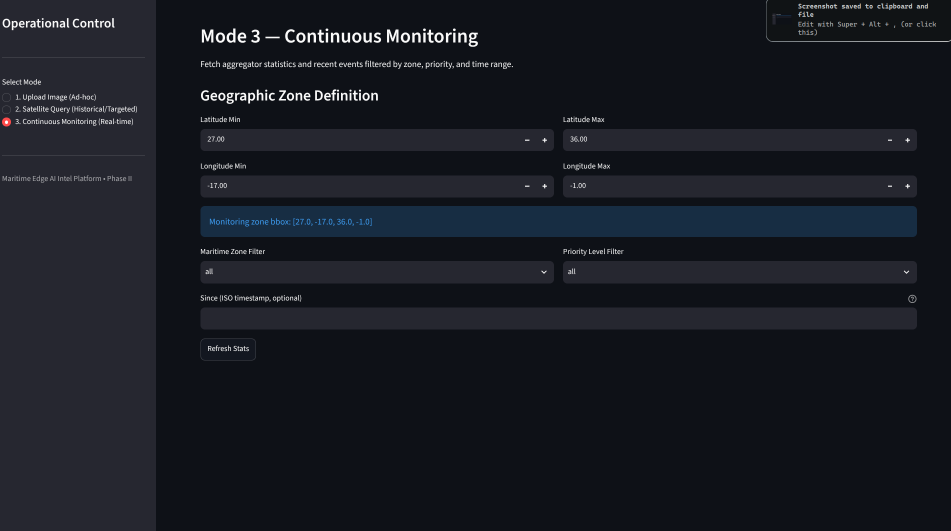
#> input picture site/images/ksf-space-maritime-edge-ai-intel-platform-dashboard-monitoring-events.png, 1902 x 1062 px (shown at 1/2 size)
$ python -i build_finetune_dataset.py   (imports and definitions only)
#> lines starting #> are read from the running program, lines starting #| are printed output that depends on the picture
#!/usr/bin/env python3
"""
Build Fine-Tuning Dataset — Package AIS annotations into YOLO format
=====================================================================

Scans scene directories under ``research/data/annotations/``, maps each
YOLO label file to its corresponding PNG image, applies quality filters,
splits by **scene** (configurable), and exports a clean YOLO dataset
ready for Ultralytics fine-tuning.

Usage::

    # Use all available scenes (auto-detect from annotations directory)
    uv run python phase_post0/build_finetune_dataset.py

    # Specify scenes explicitly and custom split
    uv run python phase_post0/build_finetune_dataset.py \\
        --scenes S1D_20260711 S1D_20260716 \\
        --split train val test \\
        --output phase_post0/dataset_5scenes

    # Dry-run (discover scenes and counts without building)
    uv run python phase_post0/build_finetune_dataset.py --dry-run

Output::

    <output>/
    ├── images/
    │   ├── train/   (*.png)
    │   ├── val/     (*.png)
    │   └── test/    (*.png)
    ├── labels/
    │   ├── train/   (*.txt)
    │   ├── val/     (*.txt)
    │   └── test/    (*.txt)
    ├── data.yaml
    └── dataset_summary.json
"""

import argparse
import contextlib
import json
import logging
import shutil
import sys
import zipfile
from pathlib import Path

import numpy as np
from PIL import Image

# [4 lines not run here, left out]
logger = logging.getLogger("build_dataset")

TILE_SIZE = 512
NODATA_THRESHOLD = 0.3  # max 30% black/zero pixels


# ---------------------------------------------------------------------------
# Scene discovery
# ---------------------------------------------------------------------------


# [176 lines left out: functions discover_scenes, check_bbox_bounds, check_nodata_ratio, find_duplicate_boxes, not called in this run]


def filter_scene_tiles(
    scene: dict,
    check_nodata: bool = True,
    skip_empty_labels: bool = True,
) -> list[tuple[str, Path, Path]]:
    """Return list of valid (tile_id, image_path, label_path) for this scene.

    Applies:
    1. Label file must exist (skip if empty)
    2. Corresponding PNG must exist
    3. Bbox bounds check (all coordinates in [0,1])
    4. NoData ratio check (optional)
    5. Duplicate box removal (fixes the file in place)
    """
    valid_tiles: list[tuple[str, Path, Path]] = []
    label_dir = scene["label_dir"]
    image_dir = scene["image_dir"]

    for label_path in sorted(label_dir.glob("*.txt")):
        tile_id = label_path.stem

        # Skip empty labels
        if skip_empty_labels and label_path.stat().st_size == 0:
            logger.debug(f"  Skip {tile_id}: empty label")
            continue

        # Check bbox bounds — only skip on structural failures
        bounds_ok, bbox_issues = check_bbox_bounds(label_path)
        if not bounds_ok:
            for issue in bbox_issues:
                logger.warning(f"  Bbox issue {tile_id}: {issue}")
            continue  # structural failure, skip tile
        elif bbox_issues:
            for issue in bbox_issues:
                logger.warning(f"  Bbox warning {tile_id}: {issue} (proceeding)")

        # Check for duplicates and fix
        dup_issues = find_duplicate_boxes(label_path)
        if dup_issues:
            # Remove duplicates in-place
            lines = label_path.read_text().strip().splitlines()
            seen: set[str] = set()
            clean_lines = []
            for line in lines:
                parts = line.strip().split()
                if len(parts) == 5:
                    coords = " ".join(parts[1:5])
                    if coords in seen:
                        logger.warning(f"  Removed duplicate in {tile_id}: {coords}")
                        continue
                    seen.add(coords)
                clean_lines.append(line)
            label_path.write_text("\n".join(clean_lines) + "\n")
            logger.info(f"  Cleaned {len(lines) - len(clean_lines)} duplicate(s) from {tile_id}")

        # Find corresponding PNG
        png_path = image_dir / f"{tile_id}.png"
        if not png_path.exists():
            logger.warning(f"  Skip {tile_id}: PNG not found at {png_path}")
            continue

        # NoData check
        if check_nodata:
            nd_ok, nd_ratio = check_nodata_ratio(png_path)
            if not nd_ok:
                logger.info(
                    f"  Skip {tile_id}: {nd_ratio:.1%} NoData (threshold {NODATA_THRESHOLD:.0%})"
                )
                continue

        valid_tiles.append((tile_id, png_path, label_path))

    return valid_tiles


# ---------------------------------------------------------------------------
# Dataset assembly
# ---------------------------------------------------------------------------


# [617 lines left out: functions get_satellite_platform, _split_tile_list_geographic, _stratify_by_platform, assign_splits_by_scene, build_dataset, main, not called in this run]


# [2 lines not run here, left out]

>>> import cv2
>>> picture = cv2.imread('../../site/images/ksf-space-maritime-edge-ai-intel-platform-dashboard-monitoring-events.png', cv2.IMREAD_GRAYSCALE)
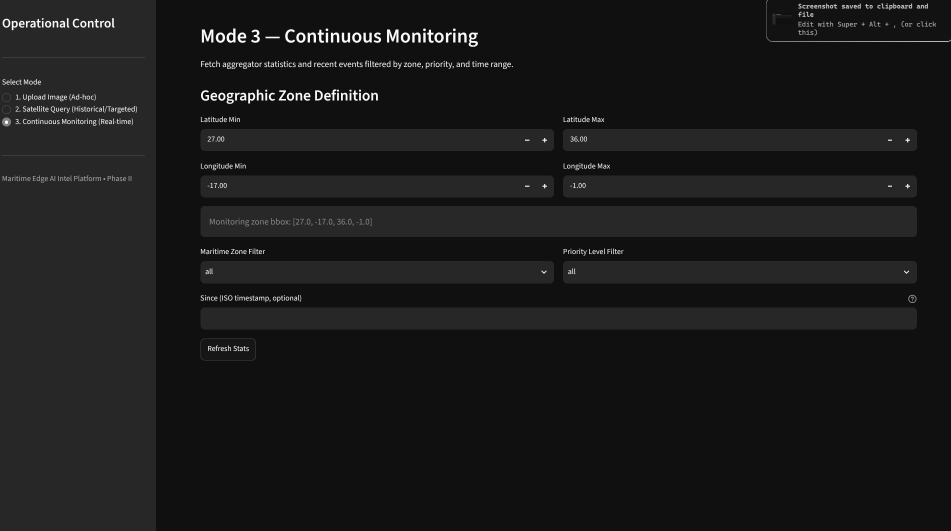
#> picture: shape (1062, 1902) (shown at 1/2 size); min 16, max 255, mean 26.1
>>> result = filter_scene_tiles(picture)
#> (the run stopped early here; a loop or call above may not have finished)
